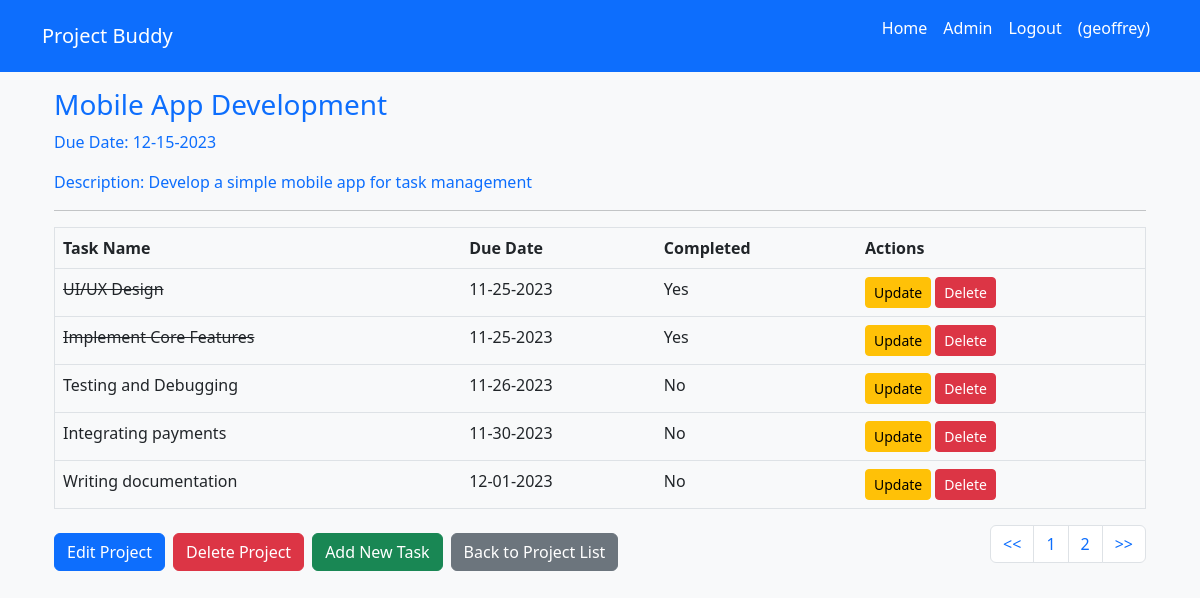
The app's page /projects/9/ (signed in) with its own data.
### task_list/models.py (models this page shows, shortened)
class Project(models.Model):
    title = models.CharField(max_length=255)
    description = models.TextField(blank=True)
    created_at = models.DateTimeField(auto_now_add=True)
    due_date = models.DateField(null=True, blank=True)
    owner = models.ForeignKey(User, on_delete=models.CASCADE)

class Task(models.Model):
    owner = models.ForeignKey(User, on_delete=models.CASCADE)
    title = models.CharField(max_length=255)
    project = models.ForeignKey(Project, on_delete=models.CASCADE, related_name='tasks')
    created_at = models.DateTimeField(auto_now_add=True)
    due_date = models.DateField(null=True, blank=True)
    completed = models.BooleanField(default=False)

### task_list/views.py (the view)
# urls.py: path('<int:project_id>/', views.project_detail, name='project_detail'),
@login_required
def project_detail(request, project_id):
    project = get_object_or_404(Project, pk=project_id)
    tasks = project.tasks.all()
    pagination = Paginator(tasks, 5)
    page_number = request.GET.get('page')
    page_obj = pagination.get_page(page_number)
    return render(request, 'project_detail.html', {'project': project, 'tasks': page_obj})

### task_list/templates/project_detail.html (shortened to what this page needs)
{% extends 'base.html' %}
 {% load humanize %}
  {% block content %}
{% if project.owner == user %}
<div class="container mt-3">
  <h2 class="h3 text-primary font-weight-bold">{{ project.title }}</h2>
  <p class="font-weight-bold text-primary">
    Due Date: {{ project.due_date | date:"m-d-Y" }}
  </p>
  <p class="font-weight-bold text-primary">
    Description: {{ project.description }}
  </p>
  <hr />
  <table class="table table-responsive border">
    <thead>
      <tr>
        <th scope="col">Task Name</th>
        <th scope="col">Due Date</th>
        <th scope="col">Completed</th>
        <th scope="col">Actions</th>
      </tr>
    </thead>
    <tbody>
      {% for task in tasks %}
      <tr>
        {% if task.completed %}
        <td class="text-decoration-line-through">{{ task.title }}</td>
        {% else %}
        <td>{{ task.title }}</td>
        {% endif %}
        <td>{{ task.due_date|date:"m-d-Y" }}</td>
        <td>{% if task.completed %}Yes{% else %}No{% endif %}</td>
        <td>
          <a
            href="{% url 'task_update' project_id=project.id task_id=task.id %}"
            class="btn btn-warning btn-sm"
            >Update</a
          >
          <a
            href="{% url 'task_delete' project_id=project.id task_id=task.id %}"
            class="btn btn-danger btn-sm"
            >Delete</a
          >
        </td>
      </tr>
      {% endfor %}
    </tbody>
  </table>
  <div
    class="d-flex flex-wrap gap-2 justify-content-between align-items-center w-100"
  >
    <div class="d-flex gap-2 flex-wrap">
      <a
        href="{% url 'project_update' project_id=project.id %}"
        class="btn btn-primary"
      >
        Edit Project
      </a>
      <button
        type="button"
        class="btn btn-danger"
        data-bs-toggle="modal"
        data-bs-target="#deleteProjectModal"
      >
        Delete Project
      </button>
      <a
        href="{% url 'task_create' project_id=project.id %}"
        class="btn btn-success"
        >Add New Task</a
      >
      <a href="{% url 'project_list' %}" class="btn btn-secondary"
        >Back to Project List</a
      >
    </div>
    <nav aria-label="Page navigation example">
      <ul class="pagination justify-content-end ms-auto">
        <li class="page-item"><a class="page-link" href="?page=1"><<</a></li>
        <li class="page-item">
          <a class="page-link" href="?page={{tasks.number}}"
            >{{ tasks.number}}</a
          >
        </li>
        {% if tasks.has_next %}
        <li class="page-item">
          <a class="page-link" href="?page={{tasks.next_page_number}}"
            >{{tasks.next_page_number}}</a
          >
        </li>
        {% endif %}
        <li class="page-item">
          <a class="page-link" href="?page={{tasks.num_pages}}">>></a>
        </li>
      </ul>
    </nav>
  </div>
</div>
{% else %}
<p class="text-danger">You are not authorized to view this page.</p>
{% endif %}
{% endblock %}

### templates/base.html (shortened to what this page needs)
{% load static%}
<!DOCTYPE html>
<html lang="en">
  <head>
    <link
      href="https://cdn.jsdelivr.net/npm/bootstrap@5.2.3/dist/css/bootstrap.min.css"
      rel="stylesheet"
    />
  </head>
  <body class="bg-light">
    <nav class="navbar navbar-expand-lg bg-primary navbar-dark">
      <div class="container">
        <a class="navbar-brand" href="#"> Project Buddy</a>
        <div class="collapse navbar-collapse" id="navbarSupportedContent">
          <ul class="navbar-nav ms-auto mb-2 mb-lg-0">
            <li class="nav-item">
              <a
                class="nav-link active"
                aria-current="page"
                href="{%url 'home'%}"
                >Home</a
              >
            </li>
            <li class="nav-item">
              <a class="nav-link active" aria-current="page" href="/admin"
                >Admin</a
              >
            </li>
            {% if user.is_authenticated %}
            <li class="nav-item d-flex ">
              <a
                class="nav-link active"
                aria-current="page"
                href="{%url 'logout'%}"
                >Logout</a
              >
              <p class="nav-link active" aria-current="page">({{user.username}})</p>
            </li>
            {% endif %}
          </ul>
        </div>
      </div>
    </nav>
    <div class="container">
      {% include "alert.html"%} {% block content %} {% endblock content %}
    </div>
  </body>
</html>

### records on screen
Project: title "Mobile App Development", due_date "12-15-2023", description "Develop a simple mobile app for task management"
Task: title "UI/UX Design", due_date "11-25-2023", completed "Yes"
Task: title "Implement Core Features", due_date "11-25-2023", completed "Yes"
Task: title "Testing and Debugging", due_date "11-26-2023", completed "No"
Task: title "Integrating payments", due_date "11-30-2023", completed "No"
Task: title "Writing documentation", due_date "12-01-2023", completed "No"

### other values on screen
{{ user.username }} "geoffrey"
{{ tasks.number }} "1"
{{ tasks.next_page_number }} "2"
